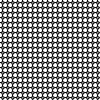
Frame 1 (no input)
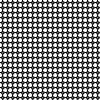
Frame 2 (the mouse pressed at the canvas centre, redrawn once)

The Processing sketch that drew these frames (run headless with seeded random() and noise(); the mouse was pressed at the canvas centre and the sketch redrawn once):

// Processing sketch: ex5
// ── ex5.pde
//use a loop to draw something
void setup() {
  // excuted once
}
void draw() {
  //executed all the time.
  //But we call no Loop at the end
  //
  //Loop the x coordinates
  for (int x = 0; x <= width; x+=5) {
    // loop the y coordinates
    //
    for(int y = 0; y <= height; y+=5){
      //watch the console
      println("X: " + x + " || Y: " + y);
      // draw smoething
      ellipse(x,y,5,5);
    }
  }

  // this stops the programm but does not exit (like the exit command)
  noLoop();
}
